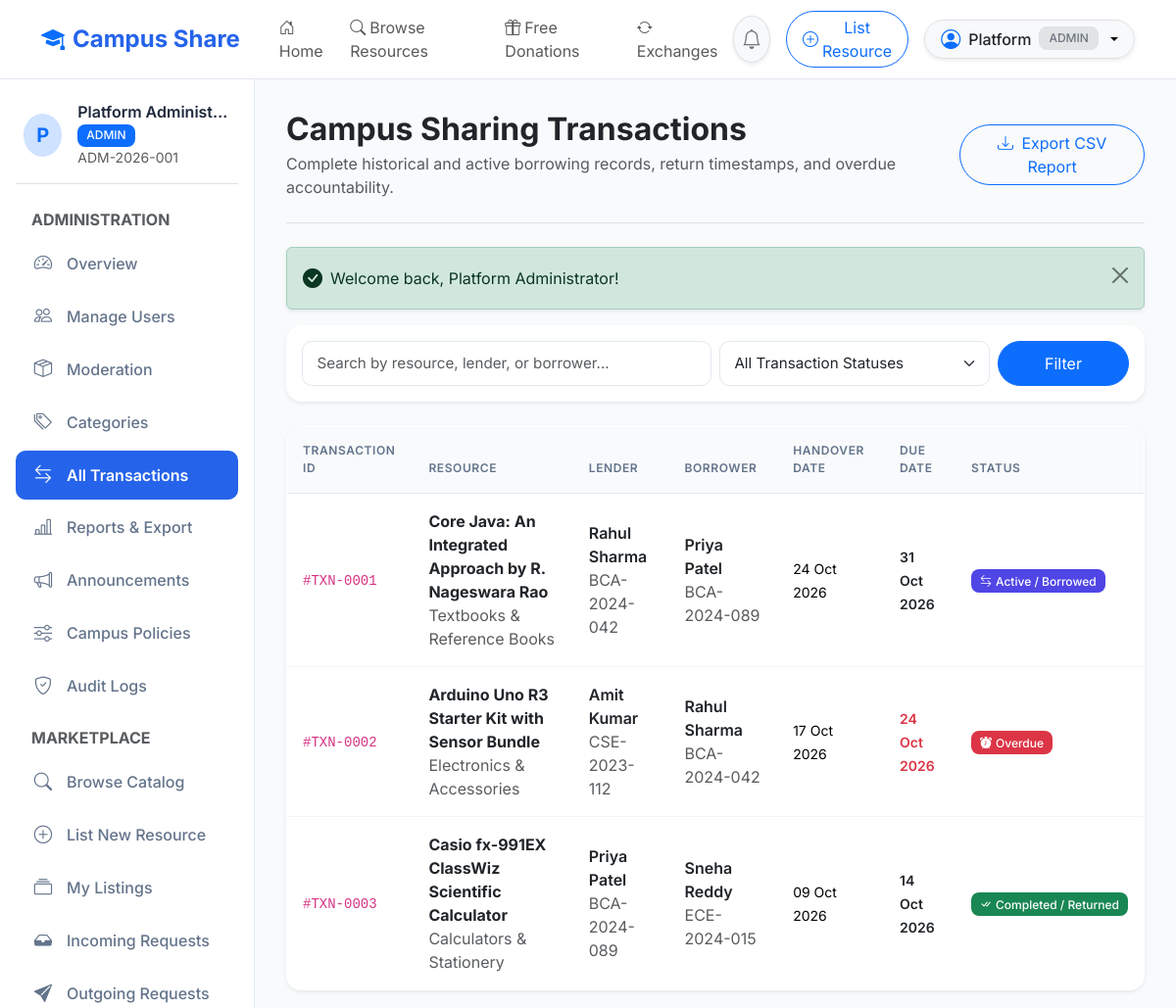
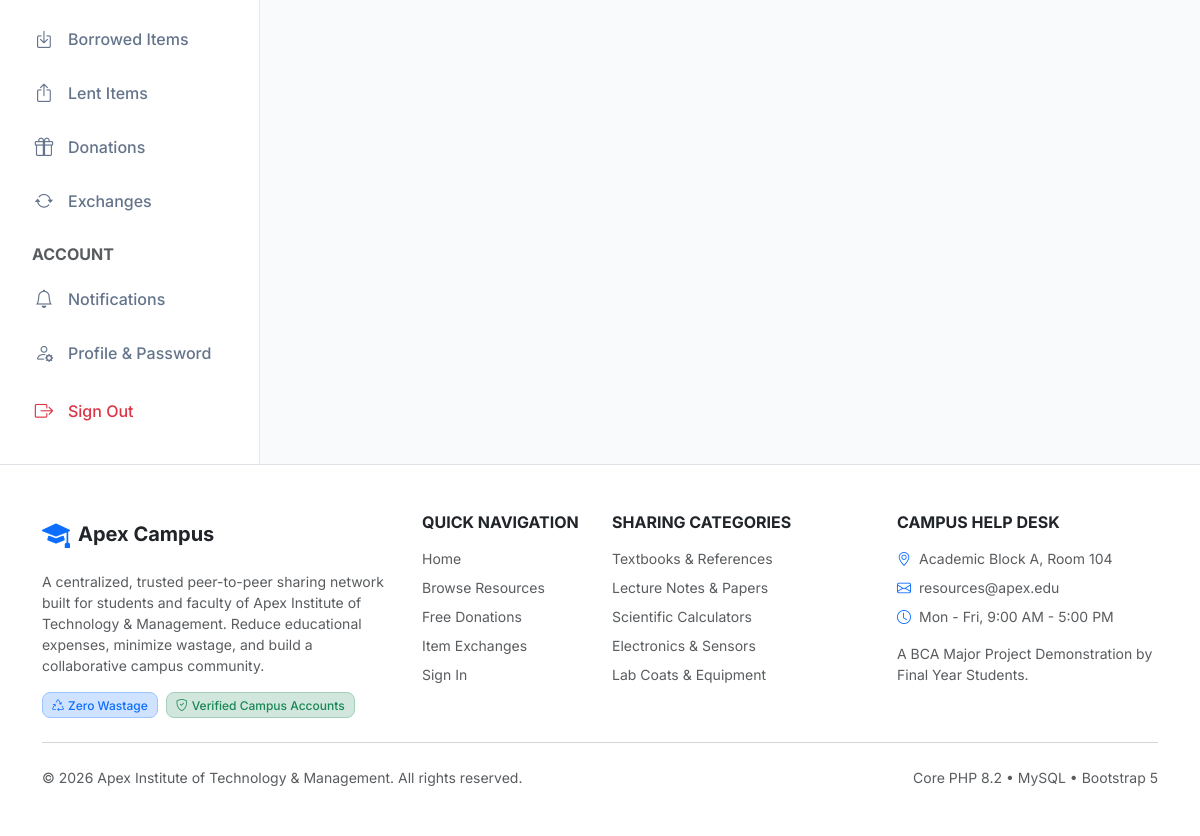
The app's page /admin/transactions.php (signed in) with its own data (2 pictures, top to bottom).
### tables this page shows
CREATE TABLE `users` (
    `id` INT AUTO_INCREMENT PRIMARY KEY,
    `full_name` VARCHAR(100) NOT NULL,
    `email` VARCHAR(150) NOT NULL UNIQUE,
    `password_hash` VARCHAR(255) NOT NULL,
    `institution_id` VARCHAR(50) NOT NULL UNIQUE,
    `department_id` INT NULL,
    `role` ENUM('student', 'faculty', 'admin') NOT NULL DEFAULT 'student',
    `course` VARCHAR(100) NULL,
    `semester` INT NULL,
    `designation` VARCHAR(100) NULL,
    `phone` VARCHAR(30) NULL,
    `profile_image` VARCHAR(255) NULL,
    `account_status` ENUM('active', 'suspended', 'pending') NOT NULL DEFAULT 'active',
    `created_at` TIMESTAMP DEFAULT CURRENT_TIMESTAMP,
    `updated_at` TIMESTAMP DEFAULT CURRENT_TIMESTAMP ON UPDATE CURRENT_TIMESTAMP,
    INDEX `idx_users_role` (`role`),
    INDEX `idx_users_status` (`account_status`),
    CONSTRAINT `fk_users_department` FOREIGN KEY (`department_id`) REFERENCES `departments`(`id`) ON DELETE SET NULL
);

CREATE TABLE `borrowing_transactions` (
    `id` INT AUTO_INCREMENT PRIMARY KEY,
    `request_id` INT NOT NULL UNIQUE,
    `resource_id` INT NOT NULL,
    `owner_id` INT NOT NULL,
    `borrower_id` INT NOT NULL,
    `quantity` INT NOT NULL DEFAULT 1,
    `handover_at` DATETIME NOT NULL,
    `due_at` DATETIME NOT NULL,
    `returned_at` DATETIME NULL,
    `transaction_status` ENUM('active', 'returned', 'overdue', 'damaged', 'lost', 'disputed') NOT NULL DEFAULT 'active',
    `condition_on_return` VARCHAR(50) NULL,
    `damage_notes` TEXT NULL,
    `created_at` TIMESTAMP DEFAULT CURRENT_TIMESTAMP,
    `updated_at` TIMESTAMP DEFAULT CURRENT_TIMESTAMP ON UPDATE CURRENT_TIMESTAMP,
    INDEX `idx_trans_res` (`resource_id`),
    INDEX `idx_trans_owner` (`owner_id`),
    INDEX `idx_trans_borrower` (`borrower_id`),
    INDEX `idx_trans_status` (`transaction_status`),
    INDEX `idx_trans_due` (`due_at`),
    CONSTRAINT `fk_trans_request` FOREIGN KEY (`request_id`) REFERENCES `resource_requests`(`id`) ON DELETE RESTRICT,
    CONSTRAINT `fk_trans_resource` FOREIGN KEY (`resource_id`) REFERENCES `resources`(`id`) ON DELETE RESTRICT,
    CONSTRAINT `fk_trans_owner` FOREIGN KEY (`owner_id`) REFERENCES `users`(`id`) ON DELETE RESTRICT,
    CONSTRAINT `fk_trans_borrower` FOREIGN KEY (`borrower_id`) REFERENCES `users`(`id`) ON DELETE RESTRICT
);

CREATE TABLE `resources` (
    `id` INT AUTO_INCREMENT PRIMARY KEY,
    `owner_id` INT NOT NULL,
    `category_id` INT NOT NULL,
    `department_id` INT NULL,
    `title` VARCHAR(200) NOT NULL,
    `description` TEXT NOT NULL,
    `resource_type` ENUM('book', 'notes', 'calculator', 'stationery', 'electronics', 'lab_equipment', 'engineering_tool', 'sports', 'art_supplies', 'hostel_item', 'other') NOT NULL DEFAULT 'book',
    `sharing_method` ENUM('borrow', 'donate', 'exchange', 'temporary_use') NOT NULL DEFAULT 'borrow',
    `condition_status` ENUM('new', 'like_new', 'good', 'fair', 'poor') NOT NULL DEFAULT 'good',
    `total_quantity` INT NOT NULL DEFAULT 1,
    `available_quantity` INT NOT NULL DEFAULT 1,
    `borrowing_duration_days` INT NOT NULL DEFAULT 7,
    `exchange_requirements` TEXT NULL,
    `collection_instructions` TEXT NULL,
    `usage_instructions` TEXT NULL,
    `image_path` VARCHAR(255) NULL,
    `course_semester_tag` VARCHAR(100) NULL,
    `availability_status` ENUM('available', 'reserved', 'borrowed', 'unavailable', 'under_review') NOT NULL DEFAULT 'available',
    `moderation_status` ENUM('approved', 'pending_approval', 'rejected') NOT NULL DEFAULT 'approved',
    `created_at` TIMESTAMP DEFAULT CURRENT_TIMESTAMP,
    `updated_at` TIMESTAMP DEFAULT CURRENT_TIMESTAMP ON UPDATE CURRENT_TIMESTAMP,
    INDEX `idx_res_owner` (`owner_id`),
    INDEX `idx_res_category` (`category_id`),
    INDEX `idx_res_dept` (`department_id`),
    INDEX `idx_res_method` (`sharing_method`),
    INDEX `idx_res_status` (`availability_status`),
    INDEX `idx_res_moderation` (`moderation_status`),
    INDEX `idx_res_type` (`resource_type`),
    INDEX `idx_res_condition` (`condition_status`),
    CONSTRAINT `fk_resources_owner` FOREIGN KEY (`owner_id`) REFERENCES `users`(`id`) ON DELETE CASCADE,
    CONSTRAINT `fk_resources_category` FOREIGN KEY (`category_id`) REFERENCES `categories`(`id`) ON DELETE RESTRICT,
    CONSTRAINT `fk_resources_department` FOREIGN KEY (`department_id`) REFERENCES `departments`(`id`) ON DELETE SET NULL
);

CREATE TABLE `categories` (
    `id` INT AUTO_INCREMENT PRIMARY KEY,
    `category_name` VARCHAR(100) NOT NULL UNIQUE,
    `slug` VARCHAR(100) NOT NULL UNIQUE,
    `description` TEXT NULL,
    `icon_class` VARCHAR(50) DEFAULT 'bi-box-seam',
    `status` ENUM('active', 'inactive') DEFAULT 'active',
    `created_at` TIMESTAMP DEFAULT CURRENT_TIMESTAMP
);

### admin/transactions.php (the view, shortened to what the rows shown need)
<?php
require_role('admin');
$pdo = Database::getConnection();
$sql = "
    SELECT bt.*, r.title as resource_title, c.category_name,
           owner.full_name as owner_name, owner.institution_id as owner_inst_id,
           borrower.full_name as borrower_name, borrower.institution_id as borrower_inst_id
    FROM borrowing_transactions bt
    JOIN resources r ON bt.resource_id = r.id
    JOIN categories c ON r.category_id = c.id
    JOIN users owner ON bt.owner_id = owner.id
    JOIN users borrower ON bt.borrower_id = borrower.id
    WHERE 1=1
";
$params = [];
$sql .= " ORDER BY bt.created_at DESC";
$stmt = $pdo->prepare($sql);
$stmt->execute($params);
$transactions = $stmt->fetchAll();
require_once BASE_PATH . '/includes/header.php';
?>
<div class="dashboard-layout">
    <?php require_once BASE_PATH . '/includes/sidebar.php'; ?>
    <main class="dashboard-content">
        <div class="d-flex justify-content-between align-items-center pb-4 mb-4 border-bottom">
            <div>
                <h2 class="fw-bold text-dark mb-1">Campus Sharing Transactions</h2>
            </div>
        </div>
        <div class="card border-0 rounded-4 shadow-sm bg-white overflow-hidden">
            <div class="table-responsive">
                <table class="table table-custom align-middle mb-0">
                    <thead>
                        <tr>
                            <th>Transaction ID</th>
                            <th>Resource</th>
                            <th>Lender</th>
                            <th>Borrower</th>
                            <th>Handover Date</th>
                            <th>Due Date</th>
                            <th>Status</th>
                        </tr>
                    </thead>
                    <tbody>
                        <?php if (empty($transactions)): ?>
                            <tr>
                                <td colspan="7" class="text-center py-4 text-muted">No transactions found matching your criteria.</td>
                            </tr>
                        <?php else: ?>
                            <?php foreach ($transactions as $t): ?>
                                <tr>
                                    <td><code>#TXN-<?= str_pad((string)$t['id'], 4, '0', STR_PAD_LEFT) ?></code></td>
                                    <td>
                                        <a href="<?= APP_URL ?>/student/resource_details.php?id=<?= $t['resource_id'] ?>" target="_blank" class="fw-bold text-dark text-decoration-none">
                                            <?= e($t['resource_title']) ?>
                                        </a>
                                        <div class="text-xs text-muted"><?= e($t['category_name']) ?></div>
                                    </td>
                                    <td>
                                        <div class="fw-semibold text-dark"><?= e($t['owner_name']) ?></div>
                                        <div class="text-xs text-muted"><?= e($t['owner_inst_id']) ?></div>
                                    </td>
                                    <td>
                                        <div class="fw-semibold text-dark"><?= e($t['borrower_name']) ?></div>
                                        <div class="text-xs text-muted"><?= e($t['borrower_inst_id']) ?></div>
                                    </td>
                                    <td><span class="small"><?= format_date($t['handover_at']) ?></span></td>
                                    <td>
                                        <span class="small fw-semibold <?= ($t['transaction_status'] === 'overdue') ? 'text-danger' : 'text-dark' ?>">
                                            <?= format_date($t['due_at']) ?>
                                        </span>
                                    </td>
                                    <td><?= status_badge($t['transaction_status']) ?></td>
                                </tr>
                            <?php endforeach; ?>
                        <?php endif; ?>
                    </tbody>
                </table>
            </div>
        </div>
    </main>
</div>
<?php require_once BASE_PATH . '/includes/footer.php'; ?>

### includes/navbar.php (shortened to what the rows shown need)
<?php
$currentUser = is_logged_in() ? current_user() : null;
?>
<nav class="navbar navbar-expand-lg navbar-custom sticky-top py-2">
    <div class="container">
        <div class="collapse navbar-collapse" id="navbarMain">
            <div class="d-flex align-items-center gap-3">
                <?php if ($currentUser): ?>
                    <a href="<?= APP_URL ?>/student/notifications.php" class="btn btn-light position-relative rounded-circle border shadow-sm p-2" title="Notifications">
                        <i class="bi bi-bell text-secondary fs-5"></i>
                    </a>
                    <a href="<?= APP_URL ?>/student/add_resource.php" class="btn btn-outline-primary rounded-pill px-3 py-1 text-sm d-none d-sm-inline-flex align-items-center gap-1">
                        <i class="bi bi-plus-circle"></i>
                        <span>List Resource</span>
                    </a>
                    <div class="dropdown">
                        <button class="btn btn-light dropdown-toggle border rounded-pill d-flex align-items-center gap-2 py-1 px-3 shadow-sm" type="button" data-bs-toggle="dropdown" aria-expanded="false">
                            <i class="bi bi-person-circle fs-5 text-primary"></i>
                            <span class="fw-medium text-dark"><?= e(explode(' ', $currentUser['full_name'])[0]) ?></span>
                            <span class="badge bg-secondary-subtle text-secondary border text-xs"><?= strtoupper($currentUser['role']) ?></span>
                        </button>
                    </div>
                <?php else: ?>
                    <a href="<?= APP_URL ?>/login.php" class="btn btn-outline-primary rounded-pill px-4">Sign In</a>
                    <a href="<?= APP_URL ?>/register.php" class="btn btn-primary rounded-pill px-4">Register</a>
                <?php endif; ?>
            </div>
        </div>
    </div>
</nav>

### includes/sidebar.php (shortened to what the rows shown need)
<?php
$user = current_user();
?>
<aside class="dashboard-sidebar">
    <div class="d-flex align-items-center gap-3 mb-4 pb-3 border-bottom px-2">
        <div class="rounded-circle bg-primary-subtle text-primary d-flex align-items-center justify-content-center fw-bold fs-5" style="width: 44px; height: 44px;">
            <?= strtoupper(substr($user['full_name'], 0, 1)) ?>
        </div>
        <div class="overflow-hidden">
            <h6 class="mb-0 text-truncate fw-semibold"><?= e($user['full_name']) ?></h6>
            <span class="badge bg-primary text-white text-xs text-uppercase"><?= e($user['role']) ?></span>
            <small class="d-block text-muted text-xs text-truncate"><?= e($user['institution_id']) ?></small>
        </div>
    </div>
</aside>

### includes/functions.php (shortened to what the rows shown need)
<?php
function e(?string $string): string {
    return htmlspecialchars((string)($string ?? ''), ENT_QUOTES, 'UTF-8');
}
function format_date(?string $datetime, string $format = 'd M Y'): string {
    try {
        $dt = new DateTime($datetime);
        return $dt->format($format);
    } catch (Exception $e) {
        return 'Invalid Date';
    }
}
function status_badge(string $status): string {
    switch ($status) {
        case 'borrowed':
        case 'active':
            return '<span class="badge bg-indigo text-white" style="background-color: #4f46e5;"><i class="bi bi-arrow-left-right me-1"></i>Active / Borrowed</span>';
        case 'returned':
        case 'completed':
            return '<span class="badge bg-success"><i class="bi bi-check-all me-1"></i>Completed / Returned</span>';
        case 'overdue':
            return '<span class="badge bg-danger animate-pulse"><i class="bi bi-alarm-fill me-1"></i>Overdue</span>';
    }
}

### records on screen
users: full_name "Platform", role "ADMIN", full_name "P", full_name "Platform Administ…", institution "ADM-2026-001"
borrowing_transactions: id "0001", resource.title "Core Java: An Integrated Approach by R. Nageswara Rao", categories.category_name "Textbooks & Reference Books", owner.full_name "Rahul Sharma", owner.institution_id "BCA-2024-042", borrower.full_name "Priya Patel", borrower.institution_id "BCA-2024-089", handover_at "24 Oct 2026", due_at "31 Oct 2026", transaction_status "active" (drawn)
borrowing_transactions: id "0002", resource.title "Arduino Uno R3 Starter Kit with Sensor Bundle", categories.category_name "Electronics & Accessories", owner.full_name "Amit Kumar", owner.institution_id "CSE-2023-112", borrower.full_name "Rahul Sharma", borrower.institution_id "BCA-2024-042", handover_at "17 Oct 2026", due_at "24 Oct 2026", transaction_status "overdue" (drawn)
borrowing_transactions: id "0003", resource.title "Casio fx-991EX ClassWiz Scientific Calculator", categories.category_name "Calculators & Stationery", owner.full_name "Priya Patel", owner.institution_id "BCA-2024-089", borrower.full_name "Sneha Reddy", borrower.institution_id "ECE-2024-015", handover_at "09 Oct 2026", due_at "14 Oct 2026", transaction_status "returned" (drawn)

### other values on screen
$msg "Welcome back, Platform Administrator!"
APP_NAME "Apex Campus"
INSTITUTION_NAME "Apex Institute of Technology & Management"
get_setting('campus_help_desk', 'Academic Block A, Room 104') "Academic Block A, Room 104"
get_setting('campus_contact_email', 'resources@apex.edu') "resources@apex.edu"
